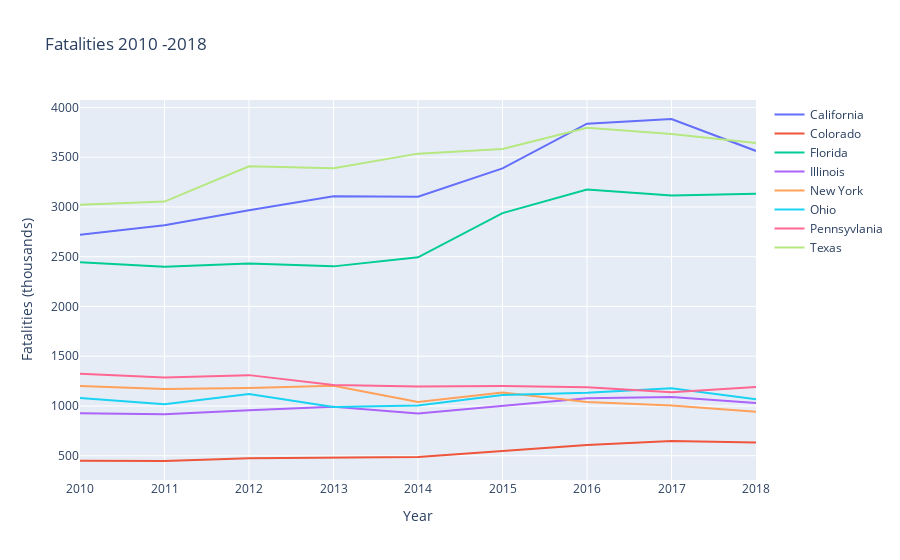

This figure's notebook cell:
### Code cell
# plot total fatal crashes by state over time
fig = go.Figure()
for states,group in grouped_states['State']:
    year = merged.loc[merged["State"] == states]["CaseYear"]
    crashes = merged.loc[merged["State"] == states]["TotalFatalCounts"]

    # Add traces
    fig.add_trace(go.Scatter(x=year, y=crashes,
                             mode='lines',
                             name=states))
    fig.update_layout(title='Fatalities 2010 -2018',
                   xaxis_title='Year',
                   yaxis_title='Fatalities (thousands)')
fig.show()

### Figure 1 — Plotly figure (JSON) as saved in the notebook; plotly's stock layout.template omitted (floating-point values rounded to 4 significant figures)
{"data": [{"mode": "lines", "name": "California", "type": "scatter", "x": ["2010", "2011", "2012", "2013", "2014", "2015", "2016", "2017", "2018"], "y": [2720, 2816, 2966, 3107, 3102, 3387, 3837, 3884, 3563]}, {"mode": "lines", "name": "Colorado", "type": "scatter", "x": ["2010", "2011", "2012", "2013", "2014", "2015", "2016", "2017", "2018"], "y": [450, 447, 474, 482, 488, 547, 608, 648, 632]}, {"mode": "lines", "name": "Florida", "type": "scatter", "x": ["2010", "2011", "2012", "2013", "2014", "2015", "2016", "2017", "2018"], "y": [2444, 2400, 2431, 2403, 2494, 2938, 3176, 3116, 3133]}, {"mode": "lines", "name": "Illinois", "type": "scatter", "x": ["2010", "2011", "2012", "2013", "2014", "2015", "2016", "2017", "2018"], "y": [927, 918, 956, 991, 924, 998, 1078, 1090, 1031]}, {"mode": "lines", "name": "New York", "type": "scatter", "x": ["2010", "2011", "2012", "2013", "2014", "2015", "2016", "2017", "2018"], "y": [1201, 1171, 1180, 1202, 1041, 1136, 1041, 1006, 943]}, {"mode": "lines", "name": "Ohio", "type": "scatter", "x": ["2010", "2011", "2012", "2013", "2014", "2015", "2016", "2017", "2018"], "y": [1080, 1017, 1121, 989, 1006, 1110, 1132, 1179, 1068]}, {"mode": "lines", "name": "Pennsyvlania", "type": "scatter", "x": ["2010", "2011", "2012", "2013", "2014", "2015", "2016", "2017", "2018"], "y": [1324, 1286, 1310, 1210, 1195, 1200, 1188, 1137, 1190]}, {"mode": "lines", "name": "Texas", "type": "scatter", "x": ["2010", "2011", "2012", "2013", "2014", "2015", "2016", "2017", "2018"], "y": [3023, 3054, 3408, 3389, 3536, 3582, 3797, 3732, 3642]}], "layout": {"title": {"text": "Fatalities 2010 -2018"}, "xaxis": {"title": {"text": "Year"}}, "yaxis": {"title": {"text": "Fatalities (thousands)"}}}}
